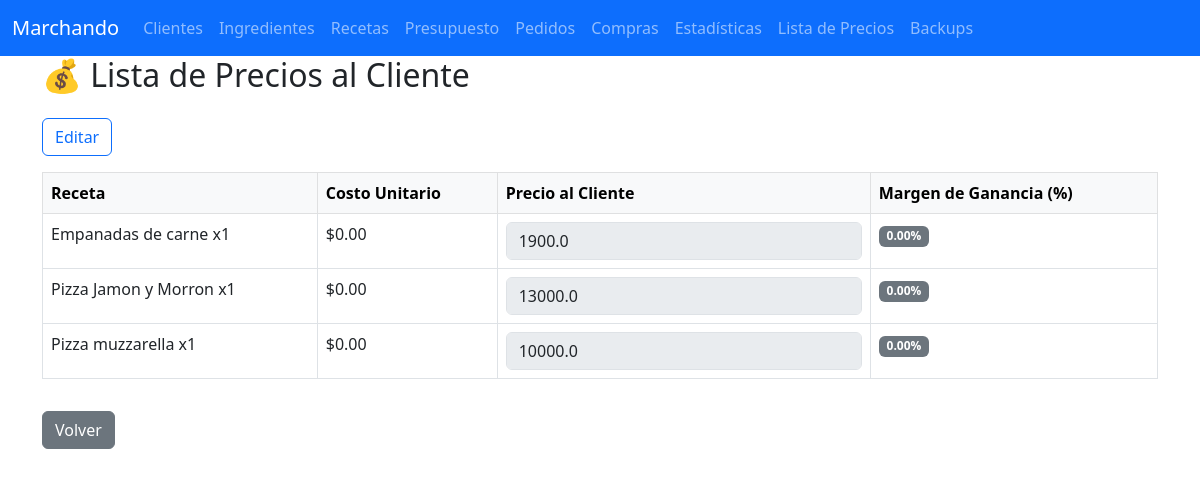
The page /lista_precios on the database its author committed.
### tables this page shows
CREATE TABLE recetas (
    id INTEGER PRIMARY KEY AUTOINCREMENT,
    nombre TEXT NOT NULL,
    referencia TEXT,
    UNIQUE(nombre)
);

### app.py (the view, shortened to what this page needs)
@app.route('/lista_precios', methods=['GET', 'POST'])
@login_required
def lista_precios():
    conn = get_conn()
    cur = conn.cursor()
    cur.execute('''
        SELECT
            r.id,
            r.nombre,
            IFNULL(lp.precio_cliente, 0.0) AS precio_cliente,
            IFNULL(SUM(ri.costo_total), 0.0) AS costo_unitario
        FROM recetas r
        LEFT JOIN lista_precios lp ON r.id = lp.receta_id
        LEFT JOIN receta_ingredientes ri ON r.id = ri.receta_id
        LEFT JOIN ingredientes i ON ri.ingrediente_id = i.id
        GROUP BY r.id
        ORDER BY r.nombre
    ''')
    lista = cur.fetchall()
    conn.close()
    lista_dict = []
    for item in lista:
        costo = item['costo_unitario']
        precio = item['precio_cliente']
        if costo > 0:
            margen = round(((precio - costo) / costo) * 100, 2)
        else:
            margen = 0.0
        item_dict = dict(item)
        item_dict['margen'] = margen
        lista_dict.append(item_dict)
    return render_template('lista_precios.html', lista=lista_dict)

### app.py (called while the page is built)
def login_required(f):
    @wraps(f)
    def decorated_function(*args, **kwargs):
        if LOGIN_REQUIRED and not session.get('logged_in'):
            return redirect(url_for('login', next=request.path))
        return f(*args, **kwargs)
    return decorated_function

def get_conn():
    conn = sqlite3.connect(DB_NAME)
    conn.row_factory = sqlite3.Row
    return conn

### templates/lista_precios.html (shortened to what this page needs)
{% extends 'base.html' %}
{% block content %}
<h2 class="mb-4">💰 Lista de Precios al Cliente</h2>
<form method="post">
  <div class="d-flex justify-content-between mb-3">
    <button id="btnEditar" type="button" class="btn btn-outline-primary">Editar</button>
  </div>
  <table class="table table-bordered">
    <thead class="table-light">
      <tr>
        <th>Receta</th>
        <th>Costo Unitario</th>
        <th>Precio al Cliente</th>
        <th>Margen de Ganancia (%)</th>
      </tr>
    </thead>
    <tbody>
      {% for item in lista %}
      <tr>
        <td>{{ item['nombre'] }}</td>
        <td>${{ '%.2f'|format(item['costo_unitario']) }}</td>
        <td>
          <input type="number" step="0.01" min="0"
                 name="precio_{{ item['id'] }}"
                 class="form-control precio-input"
                 value="{{ item['precio_cliente'] }}"
                 disabled>
        </td>
        <td>
  {% set m = item['margen'] %}
  <span class="
    badge
    {% if m < 10 %} bg-secondary
    {% elif m < 30 %} bg-danger
    {% elif m < 61 %} bg-warning text-dark
    {% else %} bg-success
    {% endif %}
  ">
    {{ '%.2f'|format(m) }}%
  </span>
</td>
      </tr>
      {% endfor %}
    </tbody>
  </table>
</form>
<a href="{{ url_for('index') }}" class="btn btn-secondary mt-3">Volver</a>
{% endblock %}

### templates/base.html (style rules this page uses)
body { padding-top: 56px; }

### rows shown on the page
recetas: nombre "Empanadas de carne x1", costo_unitario "0.00", precio_cliente "1900.0", m "0.00"
recetas: nombre "Pizza Jamon y Morron x1", costo_unitario "0.00", precio_cliente "13000.0", m "0.00"
recetas: nombre "Pizza muzzarella x1", costo_unitario "0.00", precio_cliente "10000.0", m "0.00"
